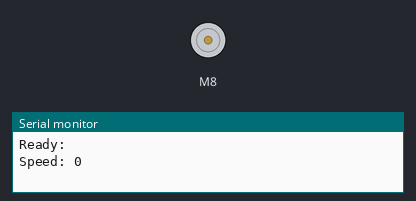
Bench run of a sketch on a simulated Arduino Uno, built with avr-gcc and run on an emulated ATmega328P. Parts: DC motor (green arrow = forward, orange = backward, longer = faster), the last lines printed to the serial monitor.

Above: at 0.05 s.
At 9.97 s:
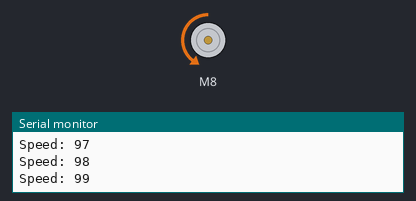
At 19.99 s:
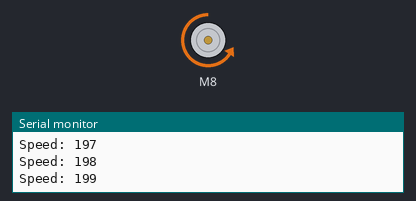
At 39.94 s:
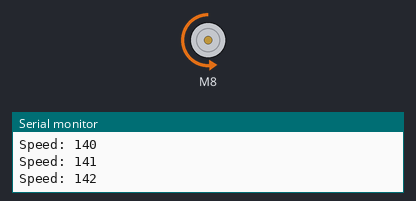
Timing chart, 0 to 40.0 s (numbered marks = the images above):
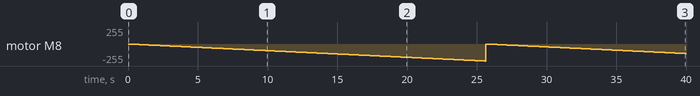

The sketch:

motor_test.ino
```cpp
#include <SparkFun_TB6612.h>

#include <SoftwareSerial.h>

#define AIN1 4
#define BIN1 8
#define AIN2 5
#define BIN2 7
#define PWMA 11
#define PWMB 10
#define STBY 6

const int offsetA = 1;
const int offsetB = -1;

Motor motor1 = Motor(AIN1, AIN2, PWMA, offsetA, STBY);
Motor motor2 = Motor(BIN1, BIN2, PWMB, offsetB, STBY);

void setup()
{
  Serial.begin(9600);
  Serial.println("Ready:");
}

void loop()
{
  int v = 0;
  while(v<=255) {
    motor2.drive(v);
    Serial.println("Speed: "+String(v));
    delay(100);
    v = v+1;
  }
}
```

Measured:
- by itself, motor M8: stopped → backward 1/255 at 0.10 s, → backward 2/255 0.10 s later, → backward 3/255 0.10 s later, → backward 4/255 0.10 s later, … (399 changes in this stretch)
